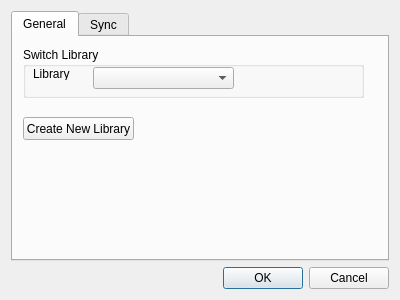
<?xml version="1.0" encoding="UTF-8"?>
<ui version="4.0">
 <class>SettingsDialog</class>
 <widget class="QDialog" name="SettingsDialog">
  <property name="geometry">
   <rect>
    <x>0</x>
    <y>0</y>
    <width>400</width>
    <height>300</height>
   </rect>
  </property>
  <property name="windowTitle">
   <string>Dialog</string>
  </property>
  <layout class="QVBoxLayout" name="verticalLayout">
   <item>
    <widget class="QTabWidget" name="tabWidget">
     <property name="currentIndex">
      <number>0</number>
     </property>
     <widget class="QWidget" name="tab">
      <attribute name="title">
       <string>General</string>
      </attribute>
      <widget class="QGroupBox" name="groupBox">
       <property name="geometry">
        <rect>
         <x>10</x>
         <y>10</y>
         <width>341</width>
         <height>51</height>
        </rect>
       </property>
       <property name="title">
        <string>Switch Library</string>
       </property>
       <widget class="QLabel" name="label">
        <property name="geometry">
         <rect>
          <x>10</x>
          <y>20</y>
          <width>47</width>
          <height>13</height>
         </rect>
        </property>
        <property name="text">
         <string>Library</string>
        </property>
       </widget>
       <widget class="QComboBox" name="libraryComboBox">
        <property name="geometry">
         <rect>
          <x>70</x>
          <y>20</y>
          <width>141</width>
          <height>22</height>
         </rect>
        </property>
       </widget>
      </widget>
      <widget class="QPushButton" name="createNewLibPushButton">
       <property name="geometry">
        <rect>
         <x>10</x>
         <y>80</y>
         <width>111</width>
         <height>23</height>
        </rect>
       </property>
       <property name="text">
        <string>Create New Library</string>
       </property>
      </widget>
     </widget>
     <widget class="QWidget" name="tab_2">
      <attribute name="title">
       <string>Sync</string>
      </attribute>
      <widget class="QGroupBox" name="groupBox_2">
       <property name="geometry">
        <rect>
         <x>10</x>
         <y>10</y>
         <width>241</width>
         <height>80</height>
        </rect>
       </property>
       <property name="title">
        <string>refio.org Account</string>
       </property>
       <widget class="QWidget" name="layoutWidget">
        <property name="geometry">
         <rect>
          <x>10</x>
          <y>20</y>
          <width>201</width>
          <height>22</height>
         </rect>
        </property>
        <layout class="QHBoxLayout" name="horizontalLayout">
         <item>
          <widget class="QLabel" name="label_2">
           <property name="text">
            <string>Username:</string>
           </property>
          </widget>
         </item>
         <item>
          <widget class="QLineEdit" name="usernameLineEdit"/>
         </item>
        </layout>
       </widget>
       <widget class="QWidget" name="layoutWidget">
        <property name="geometry">
         <rect>
          <x>10</x>
          <y>50</y>
          <width>201</width>
          <height>22</height>
         </rect>
        </property>
        <layout class="QHBoxLayout" name="horizontalLayout_2">
         <item>
          <widget class="QLabel" name="label_3">
           <property name="text">
            <string>Password:</string>
           </property>
          </widget>
         </item>
         <item>
          <widget class="QLineEdit" name="passwordLineEdit"/>
         </item>
        </layout>
       </widget>
      </widget>
      <widget class="QPushButton" name="syncPushButton">
       <property name="geometry">
        <rect>
         <x>90</x>
         <y>100</y>
         <width>75</width>
         <height>23</height>
        </rect>
       </property>
       <property name="text">
        <string>Sync</string>
       </property>
      </widget>
      <widget class="QCommandLinkButton" name="commandLinkButton">
       <property name="geometry">
        <rect>
         <x>60</x>
         <y>140</y>
         <width>172</width>
         <height>41</height>
        </rect>
       </property>
       <property name="text">
        <string>Create Account</string>
       </property>
      </widget>
     </widget>
    </widget>
   </item>
   <item>
    <widget class="QDialogButtonBox" name="buttonBox">
     <property name="orientation">
      <enum>Qt::Horizontal</enum>
     </property>
     <property name="standardButtons">
      <set>QDialogButtonBox::Cancel|QDialogButtonBox::Ok</set>
     </property>
    </widget>
   </item>
  </layout>
 </widget>
 <resources/>
 <connections>
  <connection>
   <sender>buttonBox</sender>
   <signal>accepted()</signal>
   <receiver>SettingsDialog</receiver>
   <slot>accept()</slot>
   <hints>
    <hint type="sourcelabel">
     <x>248</x>
     <y>254</y>
    </hint>
    <hint type="destinationlabel">
     <x>157</x>
     <y>274</y>
    </hint>
   </hints>
  </connection>
  <connection>
   <sender>buttonBox</sender>
   <signal>rejected()</signal>
   <receiver>SettingsDialog</receiver>
   <slot>reject()</slot>
   <hints>
    <hint type="sourcelabel">
     <x>316</x>
     <y>260</y>
    </hint>
    <hint type="destinationlabel">
     <x>286</x>
     <y>274</y>
    </hint>
   </hints>
  </connection>
 </connections>
</ui>
